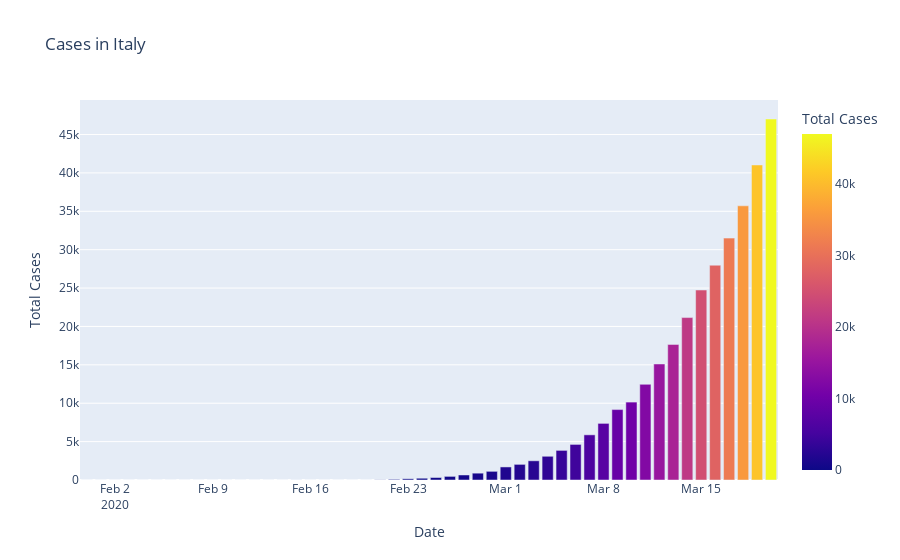
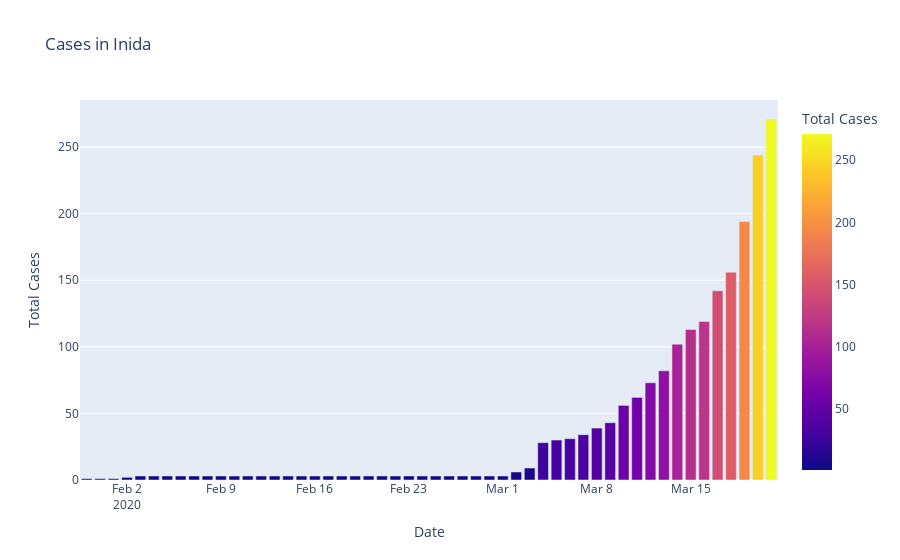
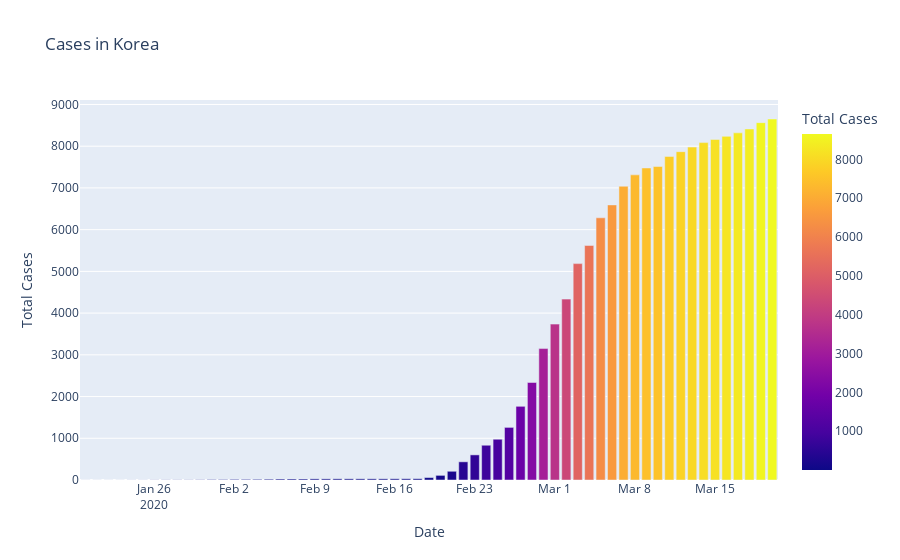
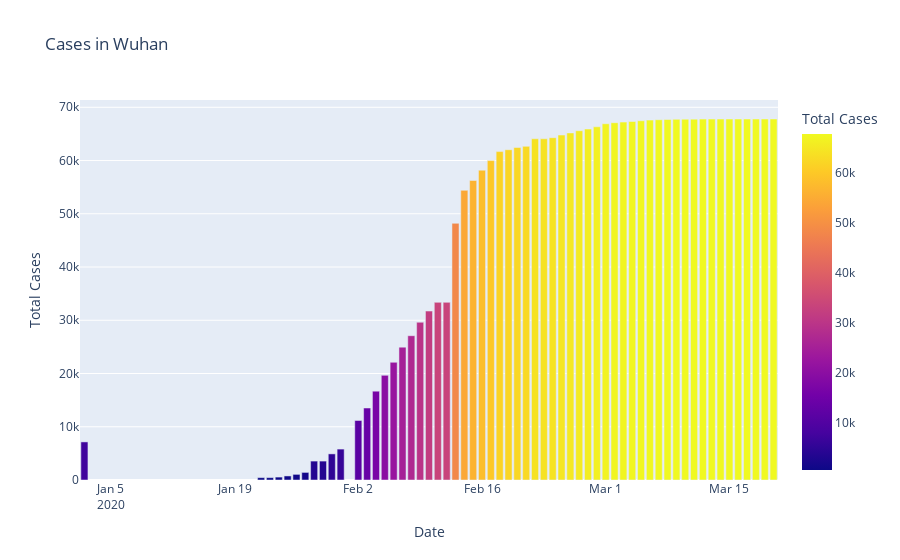

The code cell stored with these charts, in order, in its notebook:
### Code cell
fig = px.bar(dbd_Italy, x =dbd_Italy["Date"], y = dbd_Italy["Total Cases"], color = "Total Cases", title= 'Cases in Italy')
fig.show()

fig = px.bar(dbd_India, x =dbd_India["Date"], y = dbd_India["Total Cases"], color = "Total Cases", title= 'Cases in Inida')
fig.show()

fig = px.bar(dbd_Korea, x =dbd_Korea["Date"], y = dbd_Korea["Total Cases"], color = "Total Cases", title= 'Cases in Korea')
fig.show()

fig = px.bar(dbd_Wuhan, x =dbd_Wuhan["Date"], y = dbd_Wuhan["Total Cases"], color = "Total Cases", title= 'Cases in Wuhan')
fig.show()
